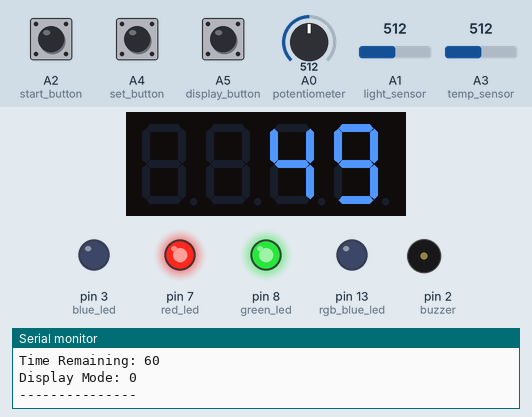
The sketch below on a simulated Arduino Uno, built with avr-gcc and run on an emulated ATmega328P. On the bench: 4-digit seven-segment display, output pins drawn as LEDs (lit = HIGH), buzzer (waves = sounding, pin HIGH), the last lines printed to the serial monitor. Inputs (shaded band) come from the test bench; at power-on: A2 (start_button) HIGH, A0 (potentiometer) = 512, A3 (temp_sensor) = 512, A5 (display_button) HIGH, A1 (light_sensor) = 512, A4 (set_button) HIGH.

Above: at 1.2 s.
1.3 s: A2 (start_button) pulled LOW for 0.15 s
2.0 s: A0 (potentiometer) set to 31
At 3.12 s:
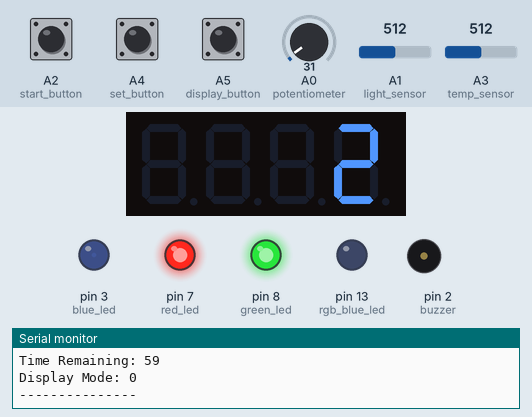
5.0 s: A3 (temp_sensor) set to 0
At 6.1 s:
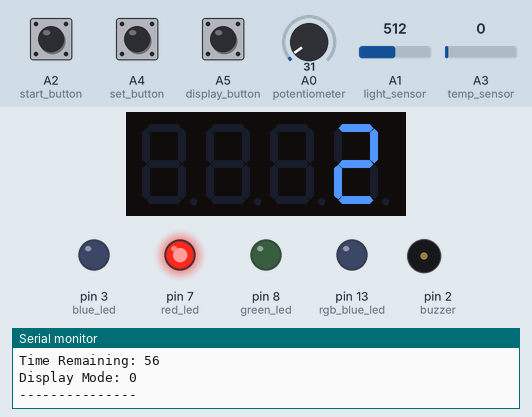
6.8 s: A5 (display_button) pulled LOW for 0.15 s
At 7.2 s:
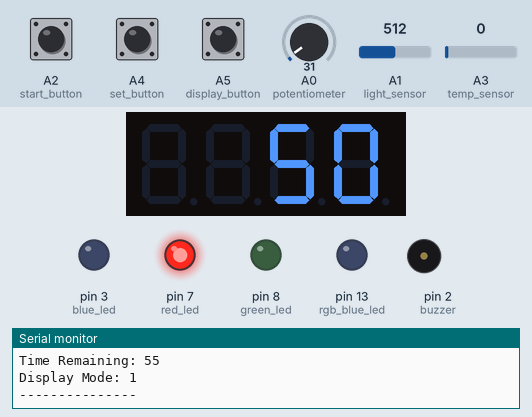
Timing chart, 0 to 9.4 s (numbered marks = the images above; inputs shaded):
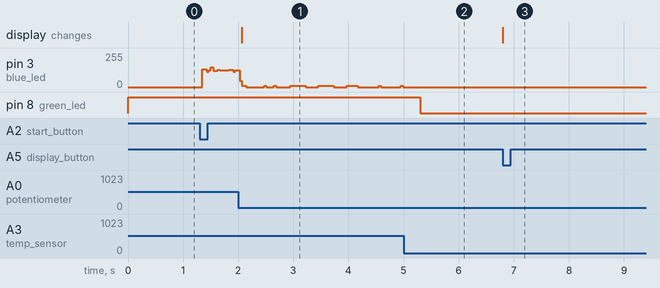

Measured:
- after the input at 2.0 s, the display: changes after 0.07 s (image 1)
- after the input at 5.0 s, pin 3 (blue_led): stops changing and stays 0/255; pin 8 (green_led): HIGH → LOW after 0.30 s
- after the input at 6.8 s, the display: changes at once (image 3)

The sketch:

BlueLightTherapy_Week2.ino
```cpp
#include <SevSegShift.h>
#include <math.h>


#define SHIFT_PIN_SHCP 6
#define SHIFT_PIN_STCP 5
#define SHIFT_PIN_DS 4

SevSegShift sevseg(SHIFT_PIN_DS, SHIFT_PIN_SHCP, SHIFT_PIN_STCP, 1, true);


const byte blue_led = 3;
const byte potentiometer = A0;
const byte light_sensor = A1;
const byte temp_sensor = A3;

const byte set_button = A4;
const byte start_button = A2;
const byte display_button = A5;

const byte buzzer = 2;
const byte red_led = 7;
const byte green_led = 8;
const byte rgb_blue_led = 13;

const bool RGB_COMMON_ANODE = false;

byte treatmentMinutes = 1;
bool timerRunning = false;
bool timerFinished = false;
unsigned long timerStart = 0;
unsigned long remainingSeconds = 60;

const byte N = 10;
int lightReadings[N] = {0};
int tempReadings[N] = {0};

byte sampleIndex = 0;
byte samplesStored = 0;

int filteredLight = 0;
float temperatureC = 0;
bool temperatureOK = false;
int brightness = 0;
byte warningLevel = 0;

const float FIXED_R = 10000.0;
const float NOMINAL_R = 10000.0;
const float BETA = 3950.0;

const bool LIGHT_CALIBRATED = false;
const float LIGHT_MW_PER_COUNT = 0.0;
const float LIGHT_MW_OFFSET = 0.0;

const int MEDIUM_LIGHT_LIMIT = 50;
const int HIGH_LIGHT_LIMIT = 80;

const bool LIGHT_INCREASES_WITH_BRIGHTNESS = true;

byte displayPage = 0;

void readButtons();
void sampleSensors();
void checkWarnings();
void updateTimer();
void updateBlueLED();
void updateBuzzer();
void updateDisplay();
void printReadings();

void setup() {
  Serial.begin(115200);

  pinMode(blue_led, OUTPUT);
  pinMode(red_led, OUTPUT);
  pinMode(green_led, OUTPUT);
  pinMode(rgb_blue_led, OUTPUT);
  pinMode(buzzer, OUTPUT);

  // All three buttons use internal pull-up resistors
  pinMode(set_button, INPUT_PULLUP);
  pinMode(start_button, INPUT_PULLUP);
  pinMode(display_button, INPUT_PULLUP);

  // ---------- DISPLAY SETUP ----------
  byte numDigits = 4;
  byte digitPins[] = {12, 11, 10, 9};
  byte segmentPins[] = {0, 1, 2, 3, 4, 5, 6, 7};

  bool resistorsOnSegments = false;
  byte hardwareConfig = COMMON_CATHODE;
  bool updateWithDelays = false;
  bool leadingZeros = false;
  bool disableDecPoint = false;

  sevseg.begin(
    hardwareConfig,
    numDigits,
    digitPins,
    segmentPins,
    resistorsOnSegments,
    updateWithDelays,
    leadingZeros,
    disableDecPoint
  );

  sevseg.setBrightness(50);
  sevseg.setChars("0000");

  sampleSensors();
  checkWarnings();
}

void loop() {
  sevseg.refreshDisplay();

  readButtons();
  sampleSensors();
  checkWarnings();
  updateTimer();
  updateBlueLED();
  updateBuzzer();
  updateDisplay();
  printReadings();

  sevseg.refreshDisplay();
}

// ---------- BUTTONS ----------

void readButtons() {
  static byte lastSetState = HIGH;
  static byte lastStartState = HIGH;
  static byte lastDisplayState = HIGH;

  static unsigned long lastSetPress = 0;
  static unsigned long lastStartPress = 0;
  static unsigned long lastDisplayPress = 0;

  byte setState = digitalRead(set_button);
  byte startState = digitalRead(start_button);
  byte displayState = digitalRead(display_button);

  unsigned long now = millis();

  // BUTTON 1: Increase treatment time
  if (setState == LOW && lastSetState == HIGH &&
      now - lastSetPress > 200) {

    lastSetPress = now;

    if (!timerRunning) {
      timerFinished = false;
      treatmentMinutes++;

      if (treatmentMinutes > 6) {
        treatmentMinutes = 1;
      }

      remainingSeconds = treatmentMinutes * 60UL;

      Serial.print("Timer Set: ");
      Serial.println(treatmentMinutes);
    }
  }

  // BUTTON 2: Start / Stop / Reset timer
  if (startState == LOW && lastStartState == HIGH &&
      now - lastStartPress > 200) {

    lastStartPress = now;

    if (timerFinished) {
      timerFinished = false;
      remainingSeconds = treatmentMinutes * 60UL;
    }
    else if (timerRunning) {
      timerRunning = false;
      remainingSeconds = treatmentMinutes * 60UL;
    }
    else if (warningLevel < 2) {
      timerRunning = true;
      timerStart = now;
    }
  }

  // BUTTON 3: Change display mode
  if (displayState == LOW && lastDisplayState == HIGH &&
      now - lastDisplayPress > 200) {

    lastDisplayPress = now;

    displayPage++;

    if (displayPage > 3) {
      displayPage = 0;
    }
  }

  lastSetState = setState;
  lastStartState = startState;
  lastDisplayState = displayState;
}


// ---------- SENSOR READINGS ----------
void sampleSensors() {
  static unsigned long lastSample = 0;

  if (samplesStored > 0 &&
      millis() - lastSample < 100) {
    return;
  }

  lastSample = millis();

  brightness = map(
    analogRead(potentiometer),
    0, 1023, 0, 255
  );

  lightReadings[sampleIndex] = analogRead(light_sensor);
  tempReadings[sampleIndex] = analogRead(temp_sensor);

  if (samplesStored < N) {
    samplesStored++;
  }

  sampleIndex++;

  if (sampleIndex >= N) {
    sampleIndex = 0;
  }

  long lightSum = 0;
  long tempSum = 0;

  for (byte i = 0; i < samplesStored; i++) {
    lightSum += lightReadings[i];
    tempSum += tempReadings[i];
  }

  filteredLight = lightSum / samplesStored;
  float adc = (float)tempSum / samplesStored;

  temperatureOK = (adc > 1.0 && adc < 1022.0);

  if (temperatureOK) {
    float thermistorR =
      FIXED_R * adc / (1023.0 - adc);

    float kelvin =
      1.0 / (1.0 / 298.15 +
      log(thermistorR / NOMINAL_R) / BETA);

    temperatureC = kelvin - 273.15;
  }
}


void checkWarnings() {
  warningLevel = 0;

  if (!temperatureOK || temperatureC > 43.0) {
    warningLevel = 2;
  }
  else if (temperatureC >= 41.0) {
    warningLevel = 1;
  }

  int lightPercent = filteredLight * 100L / 1023L;

  if (!LIGHT_INCREASES_WITH_BRIGHTNESS) {
    lightPercent = 100 - lightPercent;
  }

  if (lightPercent >= HIGH_LIGHT_LIMIT) {
    warningLevel = 2;
  }
  else if (lightPercent >= MEDIUM_LIGHT_LIMIT &&
           warningLevel < 1) {
    warningLevel = 1;
  }

  bool redOn = warningLevel > 0;
  bool greenOn = warningLevel == 1;

  if (RGB_COMMON_ANODE) {
    digitalWrite(red_led, !redOn);
    digitalWrite(green_led, !greenOn);
    digitalWrite(rgb_blue_led, HIGH);
  }
  else {
    digitalWrite(red_led, redOn);
    digitalWrite(green_led, greenOn);
    digitalWrite(rgb_blue_led, LOW);
  }
}

void updateTimer() {
  if (timerRunning) {
    unsigned long totalMilliseconds =
      (unsigned long)treatmentMinutes * 60000UL;

    unsigned long elapsed = millis() - timerStart;

    if (elapsed >= totalMilliseconds) {
      timerRunning = false;
      timerFinished = true;
      remainingSeconds = 0;
    }
    else {
      remainingSeconds =
        (totalMilliseconds - elapsed + 999UL) / 1000UL;
    }
  }
}

void updateBlueLED() {
  if (!timerRunning ||
      warningLevel == 2 ||
      brightness == 0) {

    digitalWrite(blue_led, LOW);
  }
  else if (brightness == 255) {
    digitalWrite(blue_led, HIGH);
  }
  else {
    const unsigned long period = 1538UL;

    unsigned long onTime =
      period * brightness / 255UL;

    if (micros() % period < onTime) {
      digitalWrite(blue_led, HIGH);
    }
    else {
      digitalWrite(blue_led, LOW);
    }
  }
}

// ---------- BUZZER ----------
void updateBuzzer() {
  static bool beeping = false;

  bool shouldBeep =
    timerFinished && (millis() % 1000UL < 500UL);

  if (shouldBeep && !beeping) {
    tone(buzzer, 2000);
    beeping = true;
  }
  else if (!shouldBeep && beeping) {
    noTone(buzzer);
    beeping = false;
  }
}


void updateDisplay() {
  static unsigned long lastUpdate = 0;
  static byte lastPage = 255;

  if (millis() - lastUpdate < 100 && displayPage == lastPage) {
    return;
  }

  lastUpdate = millis();
  lastPage = displayPage;

  switch (displayPage) {

    case 0:
      sevseg.setNumber(brightness * 100L / 255);
      break;

    case 1:
      sevseg.setNumber(filteredLight * 100L / 1023);
      break;

    case 2:
      if (temperatureOK && temperatureC >= 0 && temperatureC <= 99.9) {
        sevseg.setNumberF(temperatureC, 1);
      }
      else {
        sevseg.setChars("----");
      }
      break;

    case 3:
      int minutes = remainingSeconds / 60;
      int seconds = remainingSeconds % 60;
      sevseg.setNumber(minutes * 100 + seconds, 2);
      break;
  }
}

void printReadings() {
  static unsigned long lastPrint = 0;

  if (millis() - lastPrint >= 500) {
    lastPrint = millis();

    Serial.print("Brightness: ");
    Serial.println(brightness);

    Serial.print("Filtered Light: ");
    Serial.println(filteredLight);

    Serial.print("Temperature: ");

    if (temperatureOK) {
      Serial.println(temperatureC);
    }
    else {
      Serial.println("Sensor Error");
    }

    Serial.print("Time Remaining: ");
    Serial.println(remainingSeconds);

    Serial.print("Display Mode: ");
    Serial.println(displayPage);

    Serial.println("---------------");
  }
}
```
